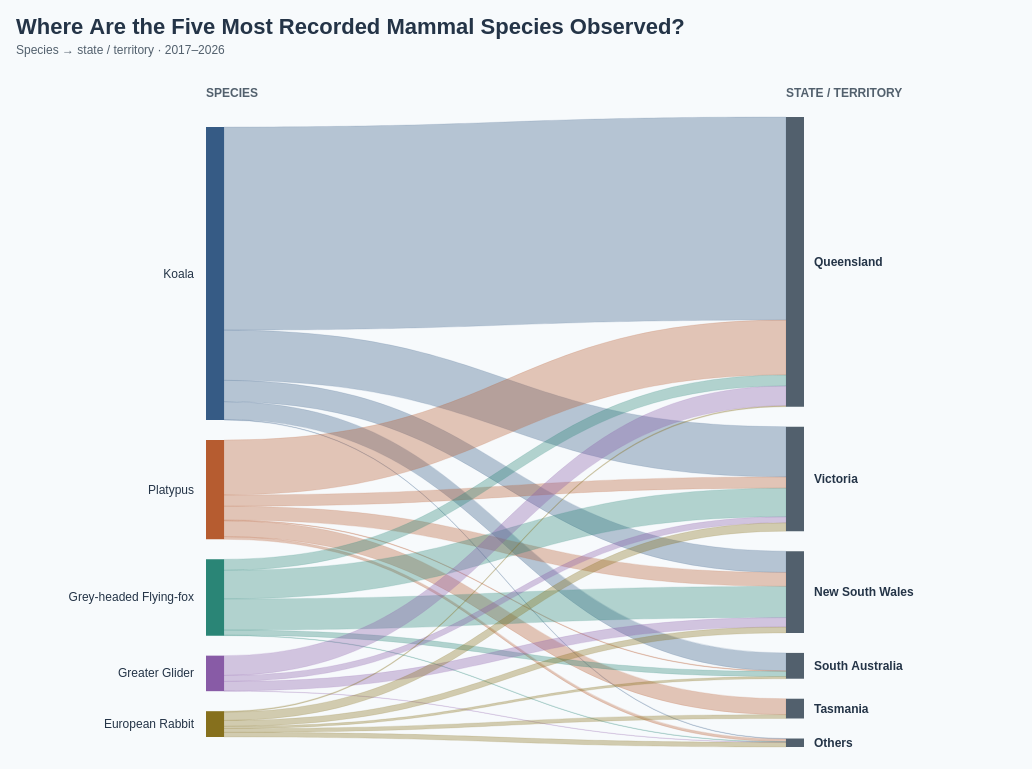

The Vega-Lite source for this figure:
### Vega specification from a JSON file in a GitHub repository (floating-point values rounded to 4 significant figures)
{"$schema": "https://vega.github.io/schema/vega/v5.json", "description": "Readability rationale: Charts involving multiple lines or flows use a limited selection of the most observed species (typically 5–6), while ranking and hierarchical charts can accommodate larger selections (typically 10–15). Maps can retain all species within their selected dataset where aggregation or filtering prevents clutter. This Sankey shows the top five species by observation count among the ten mammals selected in DotMap.vg.json. Sankey showing only the five most recorded species among the 10 selected mammals in DotMap.vg.json: Koala, Platypus, Grey-headed Flying-fox, Greater Glider, European Rabbit. Species ranked by 2017–2026 geolocated observation count, not conservation importance. Both stages sum to 3,429 observations. State assignments copied from DotMap, including Offshore / unspecified. State totals and connections include only these five species. Ribbon and node heights use a uniform 0.15456401283172938 pixels per observation. Species colours match DotMap. All data and layout embedded. Hover or click to highlight; click again, Reset highlight, or Escape to clear. Counts reflect recording activity, not migration or animal abundance. Species colours match the ten-species palette in BumpChart.vg.json; species selection is retained; counts use the selected observation years. ACT, Western Australia, Northern Territory and Offshore / unspecified are combined as Others (55 observations); their species flows are summed. Grouped-location breakdowns are retained in tooltips. Totals and the shared ribbon-height scale are preserved. Uses the 10 most recent available observation years (2017–2026), including partial 2026.", "width": 1000, "height": 680, "padding": 16, "background": "#f7fafc", "title": {"text": "Where Are the Five Most Recorded Mammal Species Observed?", "subtitle": ["Species → state / territory · 2017–2026"], "anchor": "start", "fontSize": 22, "color": "#243447", "subtitleFontSize": 12, "subtitleColor": "#52606d", "offset": 16, "subtitlePadding": 6, "subtitleLineHeight": 16}, "signals": [{"name": "selected", "value": null, "on": [{"events": "@nodes:click, @labels:click", "update": "selected === datum.key ? null : datum.key"}, {"events": "view:keydown[event.key === 'Escape'], view:dblclick", "update": "null"}]}, {"name": "hovered", "value": null, "on": [{"events": "@nodes:mouseover, @labels:mouseover, @ribbons:mouseover", "update": "datum.key"}, {"events": "@nodes:mouseout, @labels:mouseout, @ribbons:mouseout", "update": "null"}]}, {"name": "active", "update": "selected || hovered"}], "data": [{"name": "nodeData", "values": [{"id": "species:Koala", "key": "species:Koala", "label": "Koala", "name": "Koala", "level": "Species", "column": 0, "x": 290, "y": 102.0, "y2": 395.1, "count": 1896, "keys": ["species:Koala", "state:Queensland", "state:Victoria", "state:New South Wales", "state:South Australia", "state:Others"]}, {"id": "species:Platypus", "key": "species:Platypus", "label": "Platypus", "name": "Platypus", "level": "Species", "column": 0, "x": 290, "y": 415.1, "y2": 514.3, "count": 642, "keys": ["species:Platypus", "state:Queensland", "state:Victoria", "state:New South Wales", "state:South Australia", "state:Tasmania", "state:Others"]}, {"id": "species:Grey-headed Flying-fox", "key": "species:Grey-headed Flying-fox", "label": "Grey-headed Flying-fox", "name": "Grey-headed Flying-fox", "level": "Species", "column": 0, "x": 290, "y": 534.3, "y2": 610.6, "count": 494, "keys": ["species:Grey-headed Flying-fox", "state:Queensland", "state:Victoria", "state:New South Wales", "state:South Australia", "state:Others"]}, {"id": "species:Greater Glider", "key": "species:Greater Glider", "label": "Greater Glider", "name": "Greater Glider", "level": "Species", "column": 0, "x": 290, "y": 630.6, "y2": 666.2, "count": 230, "keys": ["species:Greater Glider", "state:Queensland", "state:Victoria", "state:New South Wales", "state:Others"]}, {"id": "species:European Rabbit", "key": "species:European Rabbit", "label": "European Rabbit", "name": "European Rabbit", "level": "Species", "column": 0, "x": 290, "y": 686.2, "y2": 712.0, "count": 167, "keys": ["species:European Rabbit", "state:Queensland", "state:Victoria", "state:New South Wales", "state:South Australia", "state:Tasmania", "state:Others"]}, {"id": "state:Queensland", "key": "state:Queensland", "label": "Queensland", "name": "Queensland", "level": "State / territory", "column": 1, "x": 870, "y": 92.0, "y2": 381.7, "count": 1874, "keys": ["state:Queensland", "species:Koala", "species:Platypus", "species:Grey-headed Flying-fox", "species:Greater Glider", "species:European Rabbit"]}, {"id": "state:Victoria", "key": "state:Victoria", "label": "Victoria", "name": "Victoria", "level": "State / territory", "column": 1, "x": 870, "y": 401.7, "y2": 506.1, "count": 676, "keys": ["state:Victoria", "species:Koala", "species:Platypus", "species:Grey-headed Flying-fox", "species:Greater Glider", "species:European Rabbit"]}, {"id": "state:New South Wales", "key": "state:New South Wales", "label": "New South Wales", "name": "New South Wales", "level": "State / territory", "column": 1, "x": 870, "y": 526.1, "y2": 607.9, "count": 529, "keys": ["state:New South Wales", "species:Koala", "species:Platypus", "species:Grey-headed Flying-fox", "species:Greater Glider", "species:European Rabbit"]}, {"id": "state:South Australia", "key": "state:South Australia", "label": "South Australia", "name": "South Australia", "level": "State / territory", "column": 1, "x": 870, "y": 627.9, "y2": 653.7, "count": 167, "keys": ["state:South Australia", "species:Koala", "species:Platypus", "species:Grey-headed Flying-fox", "species:European Rabbit"]}, {"id": "state:Tasmania", "key": "state:Tasmania", "label": "Tasmania", "name": "Tasmania", "level": "State / territory", "column": 1, "x": 870, "y": 673.7, "y2": 693.5, "count": 128, "keys": ["state:Tasmania", "species:Platypus", "species:European Rabbit"]}, {"id": "state:Others", "key": "state:Others", "label": "Others", "name": "Others", "level": "State / territory", "column": 1, "x": 870, "y": 713.5, "y2": 722.0, "count": 55, "keys": ["state:Others", "species:Koala", "species:Platypus", "species:Grey-headed Flying-fox", "species:Greater Glider", "species:European Rabbit"], "members": "Australian Capital Territory (40); Northern Territory (1); Offshore / unspecified (3); Western Australia (11)"}]}, {"name": "links", "values": [{"species": "Koala", "scientific": "Phascolarctos cinereus", "source": "Koala", "target": "Queensland", "count": 1314, "share": 0.693, "shareLabel": "Share of species", "key": "species:Koala", "keys": ["species:Koala", "state:Queensland"], "path": "M308,102.0C589,102.0 589,92.0 870,92.0L870,295.09711286089237C589,295.09711286089237 589,305.09711286089237 308,305.09711286089237Z"}, {"species": "Koala", "scientific": "Phascolarctos cinereus", "source": "Koala", "target": "Victoria", "count": 325, "share": 0.1714, "shareLabel": "Share of species", "key": "species:Koala", "keys": ["species:Koala", "state:Victoria"], "path": "M308,305.09711286089237C589,305.09711286089237 589,401.65296004666084 870,401.65296004666084L870,451.8862642169729C589,451.8862642169729 589,355.33041703120443 308,355.33041703120443Z"}, {"species": "Koala", "scientific": "Phascolarctos cinereus", "source": "Koala", "target": "New South Wales", "count": 138, "share": 0.07278, "shareLabel": "Share of species", "key": "species:Koala", "keys": ["species:Koala", "state:New South Wales"], "path": "M308,355.33041703120443C589,355.33041703120443 589,526.1382327209099 870,526.1382327209099L870,547.4680664916885C589,547.4680664916885 589,376.66025080198307 308,376.66025080198307Z"}, {"species": "Koala", "scientific": "Phascolarctos cinereus", "source": "Koala", "target": "South Australia", "count": 116, "share": 0.06118, "shareLabel": "Share of species", "key": "species:Koala", "keys": ["species:Koala", "state:South Australia"], "path": "M308,376.66025080198307C589,376.66025080198307 589,627.9025955088947 870,627.9025955088947L870,645.8320209973754C589,645.8320209973754 589,394.5896762904637 308,394.5896762904637Z"}, {"species": "Koala", "scientific": "Phascolarctos cinereus", "source": "Koala", "target": "Others", "count": 3, "share": 0.001582, "shareLabel": "Share of species", "key": "species:Koala", "keys": ["species:Koala", "state:Others"], "path": "M308,394.5896762904637C589,394.5896762904637 589,713.4989792942548 870,713.4989792942548L870,713.96267133275C589,713.96267133275 589,395.05336832895887 308,395.05336832895887Z", "members": "Australian Capital Territory (1); Western Australia (2)"}, {"species": "Platypus", "scientific": "Ornithorhynchus anatinus", "source": "Platypus", "target": "Queensland", "count": 355, "share": 0.553, "shareLabel": "Share of species", "key": "species:Platypus", "keys": ["species:Platypus", "state:Queensland"], "path": "M308,415.0533683289589C589,415.0533683289589 589,295.09711286089237 870,295.09711286089237L870,349.9673374161563C589,349.9673374161563 589,469.92359288422284 308,469.92359288422284Z"}, {"species": "Platypus", "scientific": "Ornithorhynchus anatinus", "source": "Platypus", "target": "Victoria", "count": 73, "share": 0.1137, "shareLabel": "Share of species", "key": "species:Platypus", "keys": ["species:Platypus", "state:Victoria"], "path": "M308,469.92359288422284C589,469.92359288422284 589,451.8862642169729 870,451.8862642169729L870,463.16943715368916C589,463.16943715368916 589,481.2067658209391 308,481.2067658209391Z"}, {"species": "Platypus", "scientific": "Ornithorhynchus anatinus", "source": "Platypus", "target": "New South Wales", "count": 90, "share": 0.1402, "shareLabel": "Share of species", "key": "species:Platypus", "keys": ["species:Platypus", "state:New South Wales"], "path": "M308,481.2067658209391C589,481.2067658209391 589,547.4680664916885 870,547.4680664916885L870,561.3788276465442C589,561.3788276465442 589,495.11752697579476 308,495.11752697579476Z"}, {"species": "Platypus", "scientific": "Ornithorhynchus anatinus", "source": "Platypus", "target": "South Australia", "count": 4, "share": 0.006231, "shareLabel": "Share of species", "key": "species:Platypus", "keys": ["species:Platypus", "state:South Australia"], "path": "M308,495.11752697579476C589,495.11752697579476 589,645.8320209973754 870,645.8320209973754L870,646.4502770487023C589,646.4502770487023 589,495.73578302712167 308,495.73578302712167Z"}, {"species": "Platypus", "scientific": "Ornithorhynchus anatinus", "source": "Platypus", "target": "Tasmania", "count": 103, "share": 0.1604, "shareLabel": "Share of species", "key": "species:Platypus", "keys": ["species:Platypus", "state:Tasmania"], "path": "M308,495.73578302712167C589,495.73578302712167 589,673.7147856517935 870,673.7147856517935L870,689.6348789734616C589,689.6348789734616 589,511.6558763487898 308,511.6558763487898Z"}, {"species": "Platypus", "scientific": "Ornithorhynchus anatinus", "source": "Platypus", "target": "Others", "count": 17, "share": 0.02648, "shareLabel": "Share of species", "key": "species:Platypus", "keys": ["species:Platypus", "state:Others"], "path": "M308,511.6558763487898C589,511.6558763487898 589,713.96267133275 870,713.96267133275L870,716.5902595508894C589,716.5902595508894 589,514.2834645669292 308,514.2834645669292Z", "members": "Australian Capital Territory (16); Offshore / unspecified (1)"}, {"species": "Grey-headed Flying-fox", "scientific": "Pteropus poliocephalus", "source": "Grey-headed Flying-fox", "target": "Queensland", "count": 71, "share": 0.1437, "shareLabel": "Share of species", "key": "species:Grey-headed Flying-fox", "keys": ["species:Grey-headed Flying-fox", "state:Queensland"], "path": "M308,534.2834645669292C589,534.2834645669292 589,349.9673374161563 870,349.9673374161563L870,360.94138232720906C589,360.94138232720906 589,545.257509477982 308,545.257509477982Z"}, {"species": "Grey-headed Flying-fox", "scientific": "Pteropus poliocephalus", "source": "Grey-headed Flying-fox", "target": "Victoria", "count": 185, "share": 0.3745, "shareLabel": "Share of species", "key": "species:Grey-headed Flying-fox", "keys": ["species:Grey-headed Flying-fox", "state:Victoria"], "path": "M308,545.257509477982C589,545.257509477982 589,463.16943715368916 870,463.16943715368916L870,491.7637795275591C589,491.7637795275591 589,573.851851851852 308,573.851851851852Z"}, {"species": "Grey-headed Flying-fox", "scientific": "Pteropus poliocephalus", "source": "Grey-headed Flying-fox", "target": "New South Wales", "count": 202, "share": 0.4089, "shareLabel": "Share of species", "key": "species:Grey-headed Flying-fox", "keys": ["species:Grey-headed Flying-fox", "state:New South Wales"], "path": "M308,573.851851851852C589,573.851851851852 589,561.3788276465442 870,561.3788276465442L870,592.6007582385536C589,592.6007582385536 589,605.0737824438613 308,605.0737824438613Z"}, {"species": "Grey-headed Flying-fox", "scientific": "Pteropus poliocephalus", "source": "Grey-headed Flying-fox", "target": "South Australia", "count": 33, "share": 0.0668, "shareLabel": "Share of species", "key": "species:Grey-headed Flying-fox", "keys": ["species:Grey-headed Flying-fox", "state:South Australia"], "path": "M308,605.0737824438613C589,605.0737824438613 589,646.4502770487023 870,646.4502770487023L870,651.5508894721494C589,651.5508894721494 589,610.1743948673084 308,610.1743948673084Z"}, {"species": "Grey-headed Flying-fox", "scientific": "Pteropus poliocephalus", "source": "Grey-headed Flying-fox", "target": "Others", "count": 3, "share": 0.006073, "shareLabel": "Share of species", "key": "species:Grey-headed Flying-fox", "keys": ["species:Grey-headed Flying-fox", "state:Others"], "path": "M308,610.1743948673084C589,610.1743948673084 589,716.5902595508894 870,716.5902595508894L870,717.0539515893846C589,717.0539515893846 589,610.6380869058036 308,610.6380869058036Z", "members": "Australian Capital Territory (3)"}, {"species": "Greater Glider", "scientific": "Petauroides volans", "source": "Greater Glider", "target": "Queensland", "count": 128, "share": 0.5565, "shareLabel": "Share of species", "key": "species:Greater Glider", "keys": ["species:Greater Glider", "state:Queensland"], "path": "M308,630.6380869058034C589,630.6380869058034 589,360.94138232720906 870,360.94138232720906L870,380.72557596967044C589,380.72557596967044 589,650.4222805482648 308,650.4222805482648Z"}, {"species": "Greater Glider", "scientific": "Petauroides volans", "source": "Greater Glider", "target": "Victoria", "count": 39, "share": 0.1696, "shareLabel": "Share of species", "key": "species:Greater Glider", "keys": ["species:Greater Glider", "state:Victoria"], "path": "M308,650.4222805482648C589,650.4222805482648 589,491.7637795275591 870,491.7637795275591L870,497.79177602799655C589,497.79177602799655 589,656.4502770487022 308,656.4502770487022Z"}, {"species": "Greater Glider", "scientific": "Petauroides volans", "source": "Greater Glider", "target": "New South Wales", "count": 61, "share": 0.2652, "shareLabel": "Share of species", "key": "species:Greater Glider", "keys": ["species:Greater Glider", "state:New South Wales"], "path": "M308,656.4502770487022C589,656.4502770487022 589,592.6007582385536 870,592.6007582385536L870,602.029163021289C589,602.029163021289 589,665.8786818314377 308,665.8786818314377Z"}, {"species": "Greater Glider", "scientific": "Petauroides volans", "source": "Greater Glider", "target": "Others", "count": 2, "share": 0.008696, "shareLabel": "Share of species", "key": "species:Greater Glider", "keys": ["species:Greater Glider", "state:Others"], "path": "M308,665.8786818314377C589,665.8786818314377 589,717.0539515893846 870,717.0539515893846L870,717.363079615048C589,717.363079615048 589,666.1878098571011 308,666.1878098571011Z", "members": "Australian Capital Territory (2)"}, {"species": "European Rabbit", "scientific": "Oryctolagus cuniculus", "source": "European Rabbit", "target": "Queensland", "count": 6, "share": 0.03593, "shareLabel": "Share of species", "key": "species:European Rabbit", "keys": ["species:European Rabbit", "state:Queensland"], "path": "M308,686.1878098571012C589,686.1878098571012 589,380.72557596967044 870,380.72557596967044L870,381.65296004666084C589,381.65296004666084 589,687.1151939340916 308,687.1151939340916Z"}, {"species": "European Rabbit", "scientific": "Oryctolagus cuniculus", "source": "European Rabbit", "target": "Victoria", "count": 54, "share": 0.3234, "shareLabel": "Share of species", "key": "species:European Rabbit", "keys": ["species:European Rabbit", "state:Victoria"], "path": "M308,687.1151939340916C589,687.1151939340916 589,497.79177602799655 870,497.79177602799655L870,506.1382327209099C589,506.1382327209099 589,695.461650627005 308,695.461650627005Z"}, {"species": "European Rabbit", "scientific": "Oryctolagus cuniculus", "source": "European Rabbit", "target": "New South Wales", "count": 38, "share": 0.2275, "shareLabel": "Share of species", "key": "species:European Rabbit", "keys": ["species:European Rabbit", "state:New South Wales"], "path": "M308,695.461650627005C589,695.461650627005 589,602.029163021289 870,602.029163021289L870,607.9025955088947C589,607.9025955088947 589,701.3350831146107 308,701.3350831146107Z"}, {"species": "European Rabbit", "scientific": "Oryctolagus cuniculus", "source": "European Rabbit", "target": "South Australia", "count": 14, "share": 0.08383, "shareLabel": "Share of species", "key": "species:European Rabbit", "keys": ["species:European Rabbit", "state:South Australia"], "path": "M308,701.3350831146107C589,701.3350831146107 589,651.5508894721494 870,651.5508894721494L870,653.7147856517936C589,653.7147856517936 589,703.4989792942549 308,703.4989792942549Z"}, {"species": "European Rabbit", "scientific": "Oryctolagus cuniculus", "source": "European Rabbit", "target": "Tasmania", "count": 25, "share": 0.1497, "shareLabel": "Share of species", "key": "species:European Rabbit", "keys": ["species:European Rabbit", "state:Tasmania"], "path": "M308,703.4989792942549C589,703.4989792942549 589,689.6348789734616 870,689.6348789734616L870,693.4989792942548C589,693.4989792942548 589,707.3630796150482 308,707.3630796150482Z"}, {"species": "European Rabbit", "scientific": "Oryctolagus cuniculus", "source": "European Rabbit", "target": "Others", "count": 30, "share": 0.1796, "shareLabel": "Share of species", "key": "species:European Rabbit", "keys": ["species:European Rabbit", "state:Others"], "path": "M308,707.3630796150482C589,707.3630796150482 589,717.363079615048 870,717.363079615048L870,721.9999999999999C589,721.9999999999999 589,712.0 308,712.0Z", "members": "Australian Capital Territory (18); Northern Territory (1); Offshore / unspecified (2); Western Australia (9)"}]}, {"name": "headings", "values": [{"x": 290, "label": "SPECIES"}, {"x": 870, "label": "STATE / TERRITORY"}]}], "scales": [{"name": "color", "type": "ordinal", "domain": ["Koala", "Platypus", "Grey-headed Flying-fox", "Greater Glider", "Spotted-tailed Quoll", "European Rabbit", "Quokka", "Tasmanian Devil", "Eastern Barred Bandicoot", "Numbat"], "range": ["#365B85", "#B65C30", "#2A8576", "#885BA6", "#AD4770", "#86701D", "#397FAD", "#6D6B70", "#C17A24", "#5146A0"]}], "marks": [{"type": "text", "from": {"data": "headings"}, "encode": {"update": {"x": {"signal": "datum.x - 100"}, "y": {"value": 24}, "text": {"field": "label"}, "fontSize": {"value": 12}, "fontWeight": {"value": "bold"}, "fill": {"value": "#52606d"}}}}, {"name": "ribbons", "type": "path", "from": {"data": "links"}, "encode": {"update": {"path": {"field": "path"}, "fill": {"scale": "color", "field": "species"}, "fillOpacity": {"signal": "active ? (!active || indexof(datum.keys, active) >= 0 ? 0.75 : 0.055) : 0.34"}, "stroke": {"scale": "color", "field": "species"}, "strokeWidth": {"value": 0.35}, "strokeOpacity": {"signal": "!active || indexof(datum.keys, active) >= 0 ? 0.4 : 0.05"}, "tooltip": {"signal": "merge({'From': datum.source, 'To': datum.target, 'Species': datum.species, 'Scientific name': datum.scientific, 'Observations': format(datum.count, ',d'), 'Share of source': format(datum.share, '.1%')}, datum.members ? {'Includes': datum.members} : {})"}, "description": {"signal": "datum.source + ' → ' + datum.target + ': ' + datum.count + ' observations'"}, "x": {"value": -100}, "y": {"value": -48}}}}, {"name": "nodes", "type": "rect", "from": {"data": "nodeData"}, "encode": {"update": {"x": {"signal": "datum.x - 100"}, "width": {"value": 18}, "y": {"signal": "datum.y - 48"}, "y2": {"signal": "datum.y2 - 48"}, "fill": {"signal": "datum.column === 1 ? '#52606d' : scale('color', datum.name)"}, "opacity": {"signal": "!active || indexof(datum.keys, active) >= 0 ? 1 : 0.2"}, "cursor": {"value": "pointer"}, "tooltip": {"signal": "merge({'Name': datum.name, 'Stage': datum.level, 'Observations': format(datum.count, ',d'), 'Share of top-five records': format(datum.count / 3429, '.1%')}, datum.members ? {'Includes': datum.members} : {})"}, "description": {"signal": "datum.name + ': ' + datum.count + ' observations'"}}}}, {"name": "labels", "type": "text", "from": {"data": "nodeData"}, "encode": {"update": {"x": {"signal": "(datum.column === 1 ? datum.x + 28 : datum.x - 12) - 100"}, "y": {"signal": "((datum.y + datum.y2) / 2) - 48"}, "text": {"signal": "datum.label"}, "align": {"signal": "datum.column === 1 ? 'left' : 'right'"}, "baseline": {"value": "middle"}, "fontSize": {"value": 12}, "fontWeight": {"signal": "datum.column === 0 ? 'normal' : 'bold'"}, "opacity": {"signal": "!active || indexof(datum.keys, active) >= 0 ? 1 : 0.28"}, "fill": {"value": "#243447"}, "cursor": {"value": "pointer"}, "tooltip": {"signal": "merge({'Name': datum.name, 'Observations': format(datum.count, ',d'), 'Share of top-five records': format(datum.count / 3429, '.1%')}, datum.members ? {'Includes': datum.members} : {})"}}}}], "config": {"font": "Arial"}, "usermeta": {"observationWindow": {"source": "Dataset/observations-794195.csv", "dateField": "observed_on", "years": [2017, 2018, 2019, 2020, 2021, 2022, 2023, 2024, 2025, 2026], "yearCount": 10, "includesPartialLatestYear": true}}}
